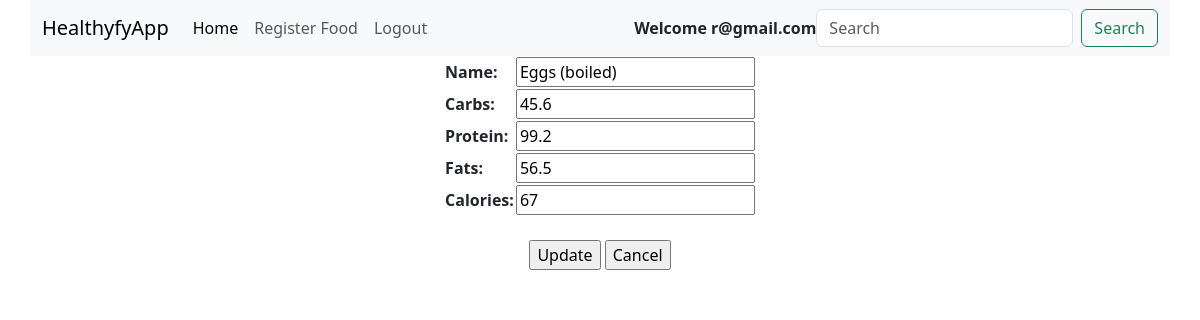
The page /FoodUpdate/3 (signed in) on the database its author committed.
### app/models.py (models this page shows, shortened)
class Food(models.Model):
    name = models.CharField(max_length=100)
    carbs = models.FloatField()
    protein = models.FloatField()
    fats = models.FloatField()
    calories = models.IntegerField()

### app/views.py (the view)
# urls.py: path("FoodUpdate/<int:pk>", FoodUpdate.as_view(), name="FoodUpdate"),
class FoodUpdate(UpdateView):
    model = Food
    template_name_suffix = "_update_form"
    fields = "__all__"
    success_url = "/FoodList"

### app/templates/app/food_update_form.html (shortened to what this page needs)
{% extends 'base.html' %}
{% block body %}
<div class="container">
    <div class="row">
        <center>
            <form action="" method="post">
                <table>
                    {{form.as_table}}
                </table>
                <br>
                <input type="submit" value="Update">
                <a href="/"><input type="button" value="Cancel"></a>
            </form>
        </center>
    </div>
</div>
{% endblock %}

### app/templates/base.html (shortened to what this page needs)
<!doctype html>
<html lang="en">
  <head>
    <link rel="stylesheet" href="https://cdn.jsdelivr.net/npm/bootstrap-icons@1.11.3/font/bootstrap-icons.min.css">
    <link href="https://cdn.jsdelivr.net/npm/bootstrap@5.3.3/dist/css/bootstrap.min.css" rel="stylesheet">
  </head>
  <body>
   <div class="container">
    <div class="row">
        <nav class="navbar navbar-expand-lg bg-body-tertiary">
            <div class="container-fluid">
              <a class="navbar-brand" href="/">HealthyfyApp</a>
              <div class="collapse navbar-collapse" id="navbarSupportedContent">
                <ul class="navbar-nav me-auto mb-2 mb-lg-0">
                  {% if user.is_authenticated %}
                  <li class="nav-item">
                    <a class="nav-link active" aria-current="page" href="/FoodList">Home</a>
                  </li>
                  {% if user.is_superuser %}
                  <li class="nav-item">
                    <a class="nav-link" href="/FoodRegister">Register Food</a>
                  </li>
                  {% else %}
                  <li class="nav-item">
                    <a class="nav-link" href="/FoodRegister">Register Food</a>
                  </li>
                  {% endif %}
                  <li class="nav-item">
                    <a class="nav-link" href="/userlogout">Logout</a>
                  </li>
                  {% endif %}
                  </ul>
                  {% if user.is_authenticated %}
                  <strong>Welcome {{user}} </strong>
                  {% else %}
                  <strong>Welcome Guest </strong>
                  {% endif %}
                <form class="d-flex" role="search">
                  <input class="form-control me-2" type="search" placeholder="Search" aria-label="Search">
                  <button class="btn btn-outline-success" type="submit">Search</button>
                </form>
              </div>
            </div>
          </nav>
    </div>
   </div>
    {% block body %}
    {% endblock %}
  </body>
</html>

### rows shown on the page
Food: name "Eggs (boiled)", carbs "45.6", protein "99.2", fats "56.5", calories "67"

### other values the page prints
{{ user }} "r@gmail.com"
